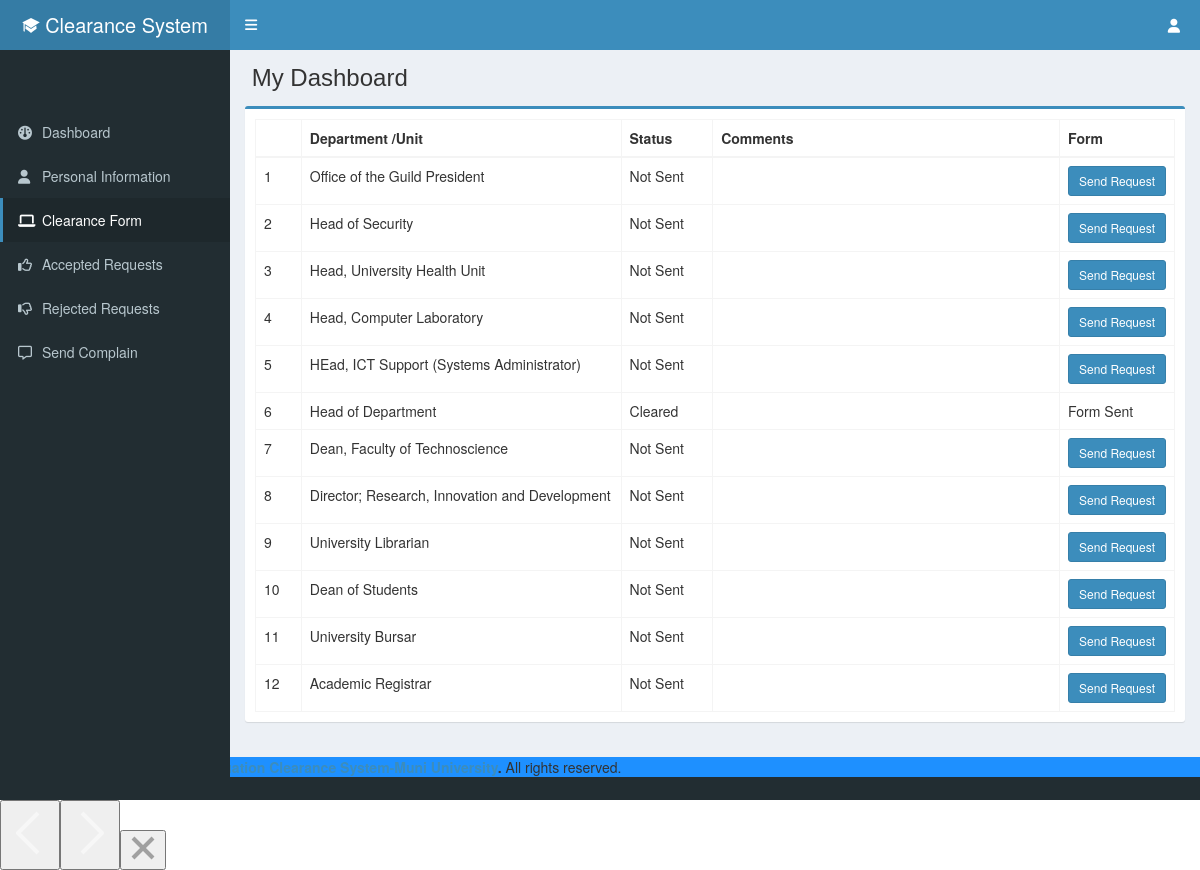
Screenshot of /dashboard1.php with the database file from the repository.
### tables this page shows
CREATE TABLE `offices` (
  `officeid` int(11) NOT NULL,
  `office_name` varchar(100) NOT NULL,
  `office_acronym` varchar(25) NOT NULL,
  `office_head` varchar(25) NOT NULL
);

CREATE TABLE `clearance` (
  `formid` int(11) NOT NULL,
  `student_name` varchar(25) NOT NULL,
  `office` varchar(25) NOT NULL,
  `sendStatus` varchar(25) NOT NULL,
  `sendDate` varchar(25) NOT NULL,
  `formStatus` varchar(25) NOT NULL,
  `formDate` varchar(25) NOT NULL,
  `formComments` text NOT NULL
);

### dashboard1.php (the view, shortened to what this page needs)
<?php include('header.php') ?>
<aside class="main-sidebar">
    <section class="sidebar">
        <ul class="sidebar-menu" data-widget="tree">
            <br><br><br>
            <li><a href="#"><i class="fa fa-gauge"></i> Dashboard</a></li>
            <li><a href="profile.php"><i class="fa fa-user"></i> Personal Information</a></li>
            <li class="active"><a href="dashboard.php"><i class="fa fa-laptop"></i> Clearance Form</a></li>
            <li><a href="#"><i class="fa fa-regular fa-thumbs-up"></i> Accepted Requests</a></li>
            <li><a href="#"><i class="fa fa-regular fa-thumbs-down"></i> Rejected Requests</a></li>
            <li><a href="#"><i class="fa fa-regular fa-message"></i> Send Complain</a></li>
        </ul>
    </section>
</aside>
<div class="content-wrapper">
    <section class="content-header">
        <h1>&nbsp;My Dashboard </h1>
    </section>
    <section class="content">
        <div class="row">
            <div class="col-lg-12">
                <div class="box box-primary">
                    <div class="box-body">
                        <table id="example1" class="table table-bordered">
                            <thead>
                                <tr>
                                    <th style="width: 5%"></th>
                                    <th style="width: 35%">Department /Unit</th>
                                    <th style="width: 10%">Status</th>
                                    <th style="width: 38%">Comments</th>
                                    <th>Form</th>
                                </tr>
                            </thead>
                            <tbody>
                            <?php
                            $counter = 0;
                            $sql=$db->query("SELECT * FROM offices LEFT JOIN clearance ON clearance.office=offices.officeid LEFT JOIN students ON students.studentid = clearance.student_name ORDER BY officeid ASC");
                            while( $row = $sql->fetch_array()){
                                $cleared = $row['formStatus'];
                                if( $cleared==1 ){
                                    $status = 'Cleared';
                                }elseif( $cleared==2 ){
                                    $status = 'Not Cleared';
                                }elseif( $row['sendStatus']==1){
                                    $status = 'Pending';
                                }else{
                                    $status = 'Not Sent';
                                }
                                if($row['formStatus']==2 && $row['sendStatus']==1){
                                    $btn = '<a href="dashboard.php?formid='.$row['officeid'].'" class="btn btn-sm btn-primary">Resend Request</a>';
                                }elseif($row['sendStatus']==1){
                                    $btn = 'Form Sent';
                                }else{
                                    $btn = '<a href="dashboard.php?formid='.$row['officeid'].'" class="btn btn-sm btn-primary">Send Request</a>';
                                }
                                $counter ++; ?>
                                <tr>
                                    <td><?php echo $counter ?></td>
                                    <td><?php echo $row['office_name']; ?></td>
                                    <td><?php echo $status ?></td>
                                    <td><?php echo ($row['formStatus']==1 || $row['formStatus']==2) ? $row['formComments'] : '' ?></td>
                                    <td><?php echo $btn ?></td>
                                </tr>
                            <?php } ?>
                            </tbody>
                        </table>
                    </div>
                </div>
            </div>
        </div>
    </section>
</div>
<?php include('footer.php') ?>

### header.php (shortened to what this page needs)
<!DOCTYPE html>
<html>
    <head>
        <link rel="stylesheet" href="css/bootstrap.min.css">
        <link rel="stylesheet" href="css/font-awesome.min.css">
        <link rel="stylesheet" href="css/ionicons.min.css">
        <link rel="stylesheet" href="css/AdminLTE.min.css">
        <link rel="stylesheet" href="css/_all-skins.min.css">
        <link rel="stylesheet" href="css/morris.css">
        <link rel="stylesheet" href="css/jquery-jvectormap.css">
        <link rel="stylesheet" href="css/bootstrap3-wysihtml5.min.css">
        <link rel="stylesheet" href="css/bootstrap-datepicker.min.css">
        <link rel="stylesheet" href="css/daterangepicker.css">
    </head>
    <body class="hold-transition skin-blue sidebar-mini">
        <div class="wrapper">
            <header class="main-header">
                <a href="#" class="logo">
                    <span class="logo-lg"><i class="ion ion-university"></i>&nbsp;Clearance System</span>
                </a>
                <nav class="navbar navbar-static-top">
                    <a href="#" class="sidebar-toggle" data-toggle="push-menu" role="button">
                    </a>
                    <div class="navbar-custom-menu">
                        <ul class="nav navbar-nav">
                            <li class="dropdown user user-menu">
                                <a href="#" class="dropdown-toggle" data-toggle="dropdown">
                                    <i class="fa fa-user"></i>
                                </a>
                            </li>
                        </ul>
                    </div>
                </nav>
            </header>

### footer.php (shortened to what this page needs)
<div class="footer-copyright" style="background-color: #1E90FF">
    <p class="footer-company"><strong>Copyright &copy; 2023 <a href="#">Electronic Graduation Clearance System-Muni University</a>.</strong> All rights reserved.<?php echo $footer_text ?></a></p>
</div>
</body>
</html>

### rows the page displays
offices: office_name "Office of the Guild President", status "Not Sent"
offices: office_name "Head of Security", status "Not Sent"
offices: office_name "Head, University Health Unit", status "Not Sent"
offices: office_name "Head, Computer Laboratory", status "Not Sent"
offices: office_name "HEad, ICT Support (Systems Administrator)", status "Not Sent"
offices: office_name "Head of Department", clearance.formStatus "Cleared", clearance.formStatus+sendStatus "Form Sent"
offices: office_name "Dean, Faculty of Technoscience", status "Not Sent"
offices: office_name "Director; Research, Innovation and Development", status "Not Sent"
offices: office_name "University Librarian", status "Not Sent"
offices: office_name "Dean of Students", status "Not Sent"
offices: office_name "University Bursar", status "Not Sent"
offices: office_name "Academic Registrar", status "Not Sent"
